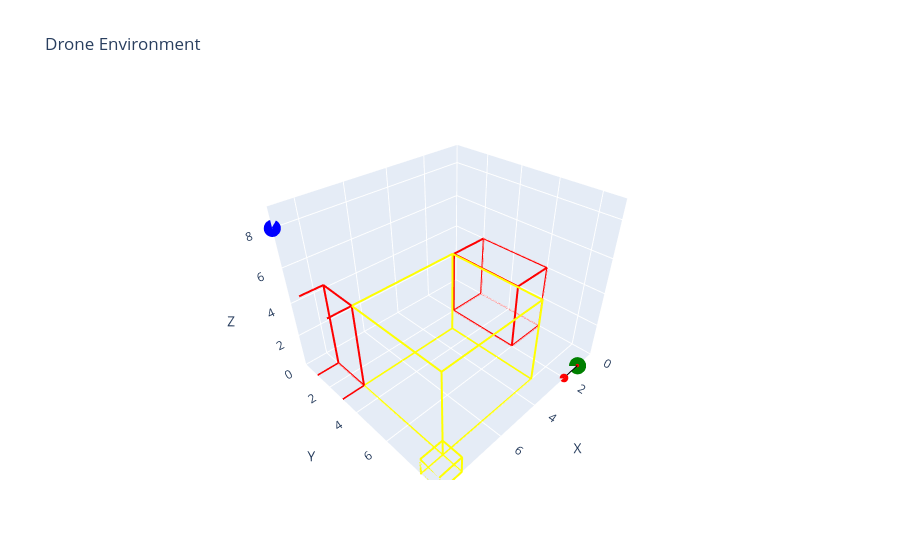
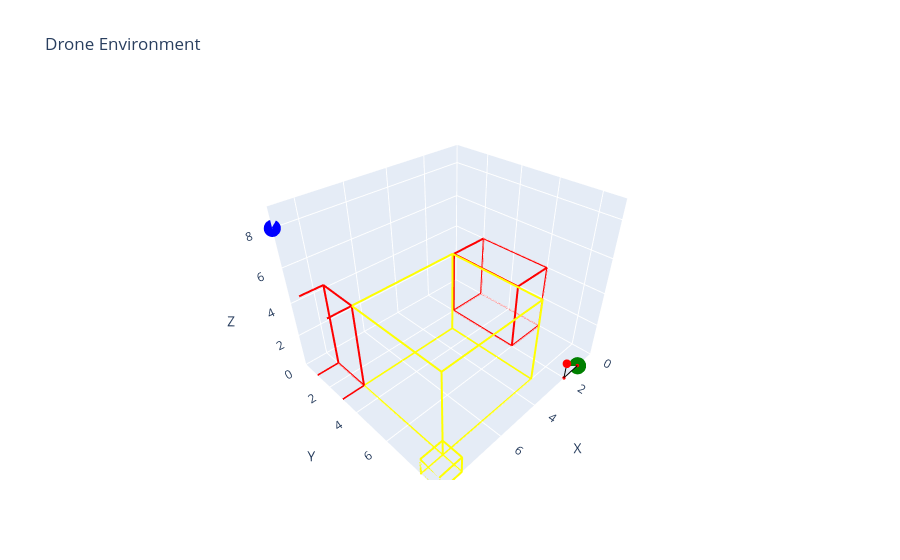
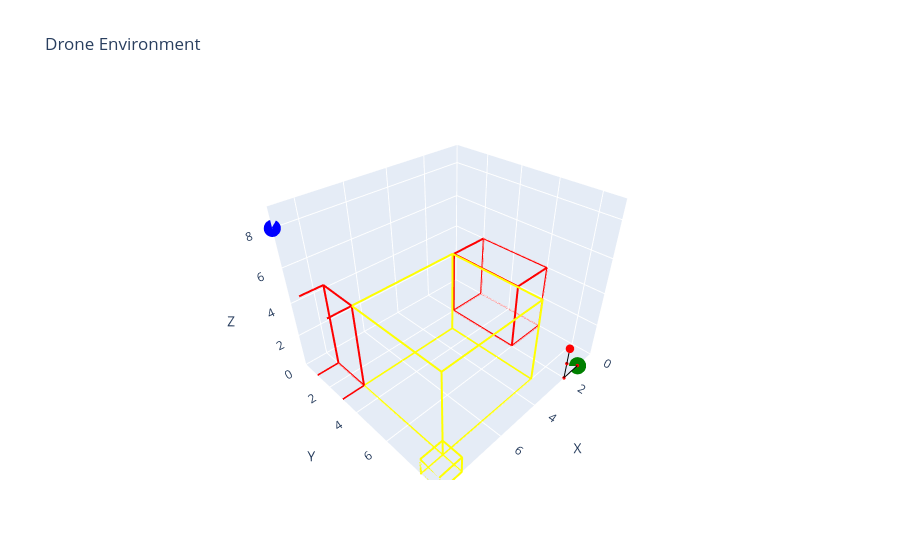
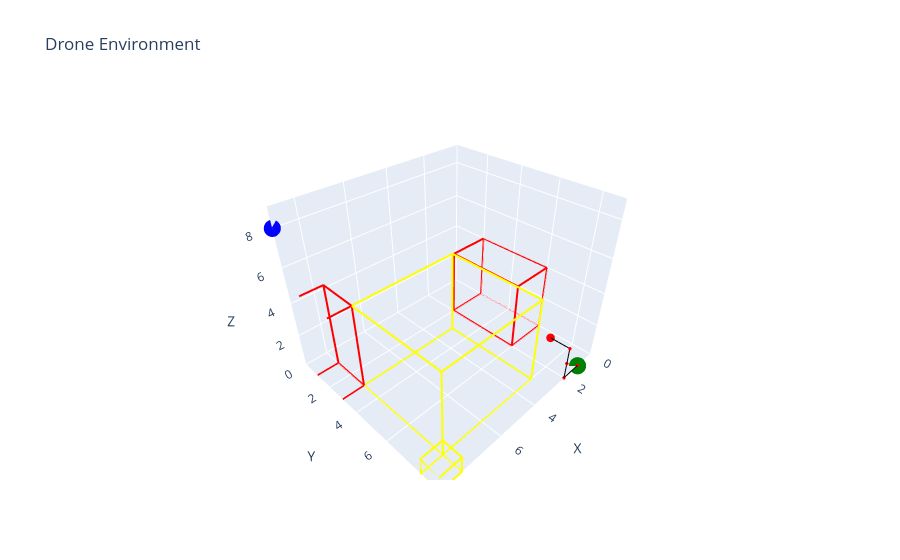

Notebook source saved alongside these figures, in order:
### Code cell
# مكتبة الزمن
import time
# مكتبة الإظهار على كولاب
from IPython.display import clear_output

# إعادة تهيئة البيئة للاختبار
env.reset()
done = False
total_reward = 0

# تحديد الهدف
goal_position = [9, 0, 8]
raw_env = env.unwrapped
raw_env.set_goal(goal_position )
# الحالة الحالية
state=raw_env.position_to_state(goal_position)

# حلقة الاختبار لتقييم أداء الوكيل بعد التدريب
while not done:
    action = np.argmax(q_table[state])  # اختيار أفضل فعل من جدول
    # اتخاذ الفعل واكتساب المكافأة
    state, reward, terminated, truncated, info = env.step(action)
    # الإظهار
    env.render()
    # التوقف لثانية
    time.sleep(1)
    # مسح كل الإظهار
    # clear_output()
    total_reward += reward  # جمع المكافآت خلال الاختبار

    # التحقق مما إذا كانت الحلقة قد انتهت
    if terminated or truncated:
        done = True

### Figure 1 — Plotly figure (JSON) as saved in the notebook; plotly's stock layout.template omitted (floating-point values rounded to 4 significant figures)
{"data": [{"line": {"color": "yellow", "width": 4}, "mode": "lines", "name": "Building", "showlegend": false, "type": "scatter3d", "x": [3, 8, 8, 3], "y": [3, 3, 8, 8], "z": [0, 0, 0, 0]}, {"line": {"color": "yellow", "width": 4}, "mode": "lines", "name": "Building", "showlegend": false, "type": "scatter3d", "x": [3, 8, 8, 3], "y": [3, 3, 8, 8], "z": [5, 5, 5, 5]}, {"line": {"color": "yellow", "width": 4}, "mode": "lines", "name": "Building", "showlegend": false, "type": "scatter3d", "x": [3, 8, 8, 3], "y": [3, 3, 3, 3], "z": [0, 0, 5, 5]}, {"line": {"color": "yellow", "width": 4}, "mode": "lines", "name": "Building", "showlegend": false, "type": "scatter3d", "x": [8, 8, 8, 8], "y": [3, 8, 8, 3], "z": [0, 0, 5, 5]}, {"line": {"color": "yellow", "width": 4}, "mode": "lines", "name": "Building", "showlegend": false, "type": "scatter3d", "x": [8, 3, 3, 8], "y": [8, 8, 8, 8], "z": [0, 0, 5, 5]}, {"line": {"color": "yellow", "width": 4}, "mode": "lines", "name": "Building", "showlegend": false, "type": "scatter3d", "x": [3, 3, 3, 3], "y": [8, 3, 3, 8], "z": [0, 0, 5, 5]}, {"line": {"color": "yellow", "width": 4}, "mode": "lines", "name": "Building", "showlegend": false, "type": "scatter3d", "x": [8, 9, 9, 8], "y": [8, 8, 9, 9], "z": [0, 0, 0, 0]}, {"line": {"color": "yellow", "width": 4}, "mode": "lines", "name": "Building", "showlegend": false, "type": "scatter3d", "x": [8, 9, 9, 8], "y": [8, 8, 9, 9], "z": [1, 1, 1, 1]}, {"line": {"color": "yellow", "width": 4}, "mode": "lines", "name": "Building", "showlegend": false, "type": "scatter3d", "x": [8, 9, 9, 8], "y": [8, 8, 8, 8], "z": [0, 0, 1, 1]}, {"line": {"color": "yellow", "width": 4}, "mode": "lines", "name": "Building", "showlegend": false, "type": "scatter3d", "x": [9, 9, 9, 9], "y": [8, 9, 9, 8], "z": [0, 0, 1, 1]}, {"line": {"color": "yellow", "width": 4}, "mode": "lines", "name": "Building", "showlegend": false, "type": "scatter3d", "x": [9, 8, 8, 9], "y": [9, 9, 9, 9], "z": [0, 0, 1, 1]}, {"line": {"color": "yellow", "width": 4}, "mode": "lines", "name": "Building", "showlegend": false, "type": "scatter3d", "x": [8, 8, 8, 8], "y": [9, 8, 8, 9], "z": [0, 0, 1, 1]}, {"line": {"color": "red", "width": 4}, "mode": "lines", "name": "Building", "showlegend": false, "type": "scatter3d", "x": [0, 2, 2, 0], "y": [2, 2, 6, 6], "z": [0, 0, 0, 0]}, {"line": {"color": "red", "width": 4}, "mode": "lines", "name": "Building", "showlegend": false, "type": "scatter3d", "x": [0, 2, 2, 0], "y": [2, 2, 6, 6], "z": [4, 4, 4, 4]}, {"line": {"color": "red", "width": 4}, "mode": "lines", "name": "Building", "showlegend": false, "type": "scatter3d", "x": [0, 2, 2, 0], "y": [2, 2, 2, 2], "z": [0, 0, 4, 4]}, {"line": {"color": "red", "width": 4}, "mode": "lines", "name": "Building", "showlegend": false, "type": "scatter3d", "x": [2, 2, 2, 2], "y": [2, 6, 6, 2], "z": [0, 0, 4, 4]}, {"line": {"color": "red", "width": 4}, "mode": "lines", "name": "Building", "showlegend": false, "type": "scatter3d", "x": [2, 0, 0, 2], "y": [6, 6, 6, 6], "z": [0, 0, 4, 4]}, {"line": {"color": "red", "width": 4}, "mode": "lines", "name": "Building", "showlegend": false, "type": "scatter3d", "x": [0, 0, 0, 0], "y": [6, 2, 2, 6], "z": [0, 0, 4, 4]}, {"line": {"color": "red", "width": 4}, "mode": "lines", "name": "Building", "showlegend": false, "type": "scatter3d", "x": [8, 10, 10, 8], "y": [1, 1, 3, 3], "z": [0, 0, 0, 0]}, {"line": {"color": "red", "width": 4}, "mode": "lines", "name": "Building", "showlegend": false, "type": "scatter3d", "x": [8, 10, 10, 8], "y": [1, 1, 3, 3], "z": [5, 5, 5, 5]}, {"line": {"color": "red", "width": 4}, "mode": "lines", "name": "Building", "showlegend": false, "type": "scatter3d", "x": [8, 10, 10, 8], "y": [1, 1, 1, 1], "z": [0, 0, 5, 5]}, {"line": {"color": "red", "width": 4}, "mode": "lines", "name": "Building", "showlegend": false, "type": "scatter3d", "x": [10, 10, 10, 10], "y": [1, 3, 3, 1], "z": [0, 0, 5, 5]}, {"line": {"color": "red", "width": 4}, "mode": "lines", "name": "Building", "showlegend": false, "type": "scatter3d", "x": [10, 8, 8, 10], "y": [3, 3, 3, 3], "z": [0, 0, 5, 5]}, {"line": {"color": "red", "width": 4}, "mode": "lines", "name": "Building", "showlegend": false, "type": "scatter3d", "x": [8, 8, 8, 8], "y": [3, 1, 1, 3], "z": [0, 0, 5, 5]}, {"marker": {"color": "green", "size": 10}, "mode": "markers", "name": "Start", "showlegend": false, "type": "scatter3d", "x": [1], "y": [9], "z": [0]}, {"marker": {"color": "blue", "size": 10}, "mode": "markers", "name": "Goal", "showlegend": false, "type": "scatter3d", "x": [9], "y": [0], "z": [8]}, {"line": {"color": "black", "width": 2}, "marker": {"color": "red", "size": 2}, "mode": "lines+markers", "name": "Drone Path", "showlegend": false, "type": "scatter3d", "x": [1, 2], "y": [9, 9], "z": [0, 0]}, {"marker": {"color": "red", "size": 5}, "mode": "markers", "name": "Drone", "showlegend": false, "type": "scatter3d", "x": [2], "y": [9], "z": [0]}], "layout": {"scene": {"domain": {"x": [0, 1], "y": [0, 1]}, "xaxis": {"range": [0, 9], "title": {"text": "X"}}, "yaxis": {"range": [0, 9], "title": {"text": "Y"}}, "zaxis": {"range": [0, 9], "title": {"text": "Z"}}}, "title": {"text": "Drone Environment"}}}

### Figure 2 — Plotly figure (JSON) as saved in the notebook; plotly's stock layout.template omitted (floating-point values rounded to 4 significant figures)
{"data": [{"line": {"color": "yellow", "width": 4}, "mode": "lines", "name": "Building", "showlegend": false, "type": "scatter3d", "x": [3, 8, 8, 3], "y": [3, 3, 8, 8], "z": [0, 0, 0, 0]}, {"line": {"color": "yellow", "width": 4}, "mode": "lines", "name": "Building", "showlegend": false, "type": "scatter3d", "x": [3, 8, 8, 3], "y": [3, 3, 8, 8], "z": [5, 5, 5, 5]}, {"line": {"color": "yellow", "width": 4}, "mode": "lines", "name": "Building", "showlegend": false, "type": "scatter3d", "x": [3, 8, 8, 3], "y": [3, 3, 3, 3], "z": [0, 0, 5, 5]}, {"line": {"color": "yellow", "width": 4}, "mode": "lines", "name": "Building", "showlegend": false, "type": "scatter3d", "x": [8, 8, 8, 8], "y": [3, 8, 8, 3], "z": [0, 0, 5, 5]}, {"line": {"color": "yellow", "width": 4}, "mode": "lines", "name": "Building", "showlegend": false, "type": "scatter3d", "x": [8, 3, 3, 8], "y": [8, 8, 8, 8], "z": [0, 0, 5, 5]}, {"line": {"color": "yellow", "width": 4}, "mode": "lines", "name": "Building", "showlegend": false, "type": "scatter3d", "x": [3, 3, 3, 3], "y": [8, 3, 3, 8], "z": [0, 0, 5, 5]}, {"line": {"color": "yellow", "width": 4}, "mode": "lines", "name": "Building", "showlegend": false, "type": "scatter3d", "x": [8, 9, 9, 8], "y": [8, 8, 9, 9], "z": [0, 0, 0, 0]}, {"line": {"color": "yellow", "width": 4}, "mode": "lines", "name": "Building", "showlegend": false, "type": "scatter3d", "x": [8, 9, 9, 8], "y": [8, 8, 9, 9], "z": [1, 1, 1, 1]}, {"line": {"color": "yellow", "width": 4}, "mode": "lines", "name": "Building", "showlegend": false, "type": "scatter3d", "x": [8, 9, 9, 8], "y": [8, 8, 8, 8], "z": [0, 0, 1, 1]}, {"line": {"color": "yellow", "width": 4}, "mode": "lines", "name": "Building", "showlegend": false, "type": "scatter3d", "x": [9, 9, 9, 9], "y": [8, 9, 9, 8], "z": [0, 0, 1, 1]}, {"line": {"color": "yellow", "width": 4}, "mode": "lines", "name": "Building", "showlegend": false, "type": "scatter3d", "x": [9, 8, 8, 9], "y": [9, 9, 9, 9], "z": [0, 0, 1, 1]}, {"line": {"color": "yellow", "width": 4}, "mode": "lines", "name": "Building", "showlegend": false, "type": "scatter3d", "x": [8, 8, 8, 8], "y": [9, 8, 8, 9], "z": [0, 0, 1, 1]}, {"line": {"color": "red", "width": 4}, "mode": "lines", "name": "Building", "showlegend": false, "type": "scatter3d", "x": [0, 2, 2, 0], "y": [2, 2, 6, 6], "z": [0, 0, 0, 0]}, {"line": {"color": "red", "width": 4}, "mode": "lines", "name": "Building", "showlegend": false, "type": "scatter3d", "x": [0, 2, 2, 0], "y": [2, 2, 6, 6], "z": [4, 4, 4, 4]}, {"line": {"color": "red", "width": 4}, "mode": "lines", "name": "Building", "showlegend": false, "type": "scatter3d", "x": [0, 2, 2, 0], "y": [2, 2, 2, 2], "z": [0, 0, 4, 4]}, {"line": {"color": "red", "width": 4}, "mode": "lines", "name": "Building", "showlegend": false, "type": "scatter3d", "x": [2, 2, 2, 2], "y": [2, 6, 6, 2], "z": [0, 0, 4, 4]}, {"line": {"color": "red", "width": 4}, "mode": "lines", "name": "Building", "showlegend": false, "type": "scatter3d", "x": [2, 0, 0, 2], "y": [6, 6, 6, 6], "z": [0, 0, 4, 4]}, {"line": {"color": "red", "width": 4}, "mode": "lines", "name": "Building", "showlegend": false, "type": "scatter3d", "x": [0, 0, 0, 0], "y": [6, 2, 2, 6], "z": [0, 0, 4, 4]}, {"line": {"color": "red", "width": 4}, "mode": "lines", "name": "Building", "showlegend": false, "type": "scatter3d", "x": [8, 10, 10, 8], "y": [1, 1, 3, 3], "z": [0, 0, 0, 0]}, {"line": {"color": "red", "width": 4}, "mode": "lines", "name": "Building", "showlegend": false, "type": "scatter3d", "x": [8, 10, 10, 8], "y": [1, 1, 3, 3], "z": [5, 5, 5, 5]}, {"line": {"color": "red", "width": 4}, "mode": "lines", "name": "Building", "showlegend": false, "type": "scatter3d", "x": [8, 10, 10, 8], "y": [1, 1, 1, 1], "z": [0, 0, 5, 5]}, {"line": {"color": "red", "width": 4}, "mode": "lines", "name": "Building", "showlegend": false, "type": "scatter3d", "x": [10, 10, 10, 10], "y": [1, 3, 3, 1], "z": [0, 0, 5, 5]}, {"line": {"color": "red", "width": 4}, "mode": "lines", "name": "Building", "showlegend": false, "type": "scatter3d", "x": [10, 8, 8, 10], "y": [3, 3, 3, 3], "z": [0, 0, 5, 5]}, {"line": {"color": "red", "width": 4}, "mode": "lines", "name": "Building", "showlegend": false, "type": "scatter3d", "x": [8, 8, 8, 8], "y": [3, 1, 1, 3], "z": [0, 0, 5, 5]}, {"marker": {"color": "green", "size": 10}, "mode": "markers", "name": "Start", "showlegend": false, "type": "scatter3d", "x": [1], "y": [9], "z": [0]}, {"marker": {"color": "blue", "size": 10}, "mode": "markers", "name": "Goal", "showlegend": false, "type": "scatter3d", "x": [9], "y": [0], "z": [8]}, {"line": {"color": "black", "width": 2}, "marker": {"color": "red", "size": 2}, "mode": "lines+markers", "name": "Drone Path", "showlegend": false, "type": "scatter3d", "x": [1, 2, 2], "y": [9, 9, 9], "z": [0, 0, 1]}, {"marker": {"color": "red", "size": 5}, "mode": "markers", "name": "Drone", "showlegend": false, "type": "scatter3d", "x": [2], "y": [9], "z": [1]}], "layout": {"scene": {"domain": {"x": [0, 1], "y": [0, 1]}, "xaxis": {"range": [0, 9], "title": {"text": "X"}}, "yaxis": {"range": [0, 9], "title": {"text": "Y"}}, "zaxis": {"range": [0, 9], "title": {"text": "Z"}}}, "title": {"text": "Drone Environment"}}}

### Figure 3 — Plotly figure (JSON) as saved in the notebook; plotly's stock layout.template omitted (floating-point values rounded to 4 significant figures)
{"data": [{"line": {"color": "yellow", "width": 4}, "mode": "lines", "name": "Building", "showlegend": false, "type": "scatter3d", "x": [3, 8, 8, 3], "y": [3, 3, 8, 8], "z": [0, 0, 0, 0]}, {"line": {"color": "yellow", "width": 4}, "mode": "lines", "name": "Building", "showlegend": false, "type": "scatter3d", "x": [3, 8, 8, 3], "y": [3, 3, 8, 8], "z": [5, 5, 5, 5]}, {"line": {"color": "yellow", "width": 4}, "mode": "lines", "name": "Building", "showlegend": false, "type": "scatter3d", "x": [3, 8, 8, 3], "y": [3, 3, 3, 3], "z": [0, 0, 5, 5]}, {"line": {"color": "yellow", "width": 4}, "mode": "lines", "name": "Building", "showlegend": false, "type": "scatter3d", "x": [8, 8, 8, 8], "y": [3, 8, 8, 3], "z": [0, 0, 5, 5]}, {"line": {"color": "yellow", "width": 4}, "mode": "lines", "name": "Building", "showlegend": false, "type": "scatter3d", "x": [8, 3, 3, 8], "y": [8, 8, 8, 8], "z": [0, 0, 5, 5]}, {"line": {"color": "yellow", "width": 4}, "mode": "lines", "name": "Building", "showlegend": false, "type": "scatter3d", "x": [3, 3, 3, 3], "y": [8, 3, 3, 8], "z": [0, 0, 5, 5]}, {"line": {"color": "yellow", "width": 4}, "mode": "lines", "name": "Building", "showlegend": false, "type": "scatter3d", "x": [8, 9, 9, 8], "y": [8, 8, 9, 9], "z": [0, 0, 0, 0]}, {"line": {"color": "yellow", "width": 4}, "mode": "lines", "name": "Building", "showlegend": false, "type": "scatter3d", "x": [8, 9, 9, 8], "y": [8, 8, 9, 9], "z": [1, 1, 1, 1]}, {"line": {"color": "yellow", "width": 4}, "mode": "lines", "name": "Building", "showlegend": false, "type": "scatter3d", "x": [8, 9, 9, 8], "y": [8, 8, 8, 8], "z": [0, 0, 1, 1]}, {"line": {"color": "yellow", "width": 4}, "mode": "lines", "name": "Building", "showlegend": false, "type": "scatter3d", "x": [9, 9, 9, 9], "y": [8, 9, 9, 8], "z": [0, 0, 1, 1]}, {"line": {"color": "yellow", "width": 4}, "mode": "lines", "name": "Building", "showlegend": false, "type": "scatter3d", "x": [9, 8, 8, 9], "y": [9, 9, 9, 9], "z": [0, 0, 1, 1]}, {"line": {"color": "yellow", "width": 4}, "mode": "lines", "name": "Building", "showlegend": false, "type": "scatter3d", "x": [8, 8, 8, 8], "y": [9, 8, 8, 9], "z": [0, 0, 1, 1]}, {"line": {"color": "red", "width": 4}, "mode": "lines", "name": "Building", "showlegend": false, "type": "scatter3d", "x": [0, 2, 2, 0], "y": [2, 2, 6, 6], "z": [0, 0, 0, 0]}, {"line": {"color": "red", "width": 4}, "mode": "lines", "name": "Building", "showlegend": false, "type": "scatter3d", "x": [0, 2, 2, 0], "y": [2, 2, 6, 6], "z": [4, 4, 4, 4]}, {"line": {"color": "red", "width": 4}, "mode": "lines", "name": "Building", "showlegend": false, "type": "scatter3d", "x": [0, 2, 2, 0], "y": [2, 2, 2, 2], "z": [0, 0, 4, 4]}, {"line": {"color": "red", "width": 4}, "mode": "lines", "name": "Building", "showlegend": false, "type": "scatter3d", "x": [2, 2, 2, 2], "y": [2, 6, 6, 2], "z": [0, 0, 4, 4]}, {"line": {"color": "red", "width": 4}, "mode": "lines", "name": "Building", "showlegend": false, "type": "scatter3d", "x": [2, 0, 0, 2], "y": [6, 6, 6, 6], "z": [0, 0, 4, 4]}, {"line": {"color": "red", "width": 4}, "mode": "lines", "name": "Building", "showlegend": false, "type": "scatter3d", "x": [0, 0, 0, 0], "y": [6, 2, 2, 6], "z": [0, 0, 4, 4]}, {"line": {"color": "red", "width": 4}, "mode": "lines", "name": "Building", "showlegend": false, "type": "scatter3d", "x": [8, 10, 10, 8], "y": [1, 1, 3, 3], "z": [0, 0, 0, 0]}, {"line": {"color": "red", "width": 4}, "mode": "lines", "name": "Building", "showlegend": false, "type": "scatter3d", "x": [8, 10, 10, 8], "y": [1, 1, 3, 3], "z": [5, 5, 5, 5]}, {"line": {"color": "red", "width": 4}, "mode": "lines", "name": "Building", "showlegend": false, "type": "scatter3d", "x": [8, 10, 10, 8], "y": [1, 1, 1, 1], "z": [0, 0, 5, 5]}, {"line": {"color": "red", "width": 4}, "mode": "lines", "name": "Building", "showlegend": false, "type": "scatter3d", "x": [10, 10, 10, 10], "y": [1, 3, 3, 1], "z": [0, 0, 5, 5]}, {"line": {"color": "red", "width": 4}, "mode": "lines", "name": "Building", "showlegend": false, "type": "scatter3d", "x": [10, 8, 8, 10], "y": [3, 3, 3, 3], "z": [0, 0, 5, 5]}, {"line": {"color": "red", "width": 4}, "mode": "lines", "name": "Building", "showlegend": false, "type": "scatter3d", "x": [8, 8, 8, 8], "y": [3, 1, 1, 3], "z": [0, 0, 5, 5]}, {"marker": {"color": "green", "size": 10}, "mode": "markers", "name": "Start", "showlegend": false, "type": "scatter3d", "x": [1], "y": [9], "z": [0]}, {"marker": {"color": "blue", "size": 10}, "mode": "markers", "name": "Goal", "showlegend": false, "type": "scatter3d", "x": [9], "y": [0], "z": [8]}, {"line": {"color": "black", "width": 2}, "marker": {"color": "red", "size": 2}, "mode": "lines+markers", "name": "Drone Path", "showlegend": false, "type": "scatter3d", "x": [1, 2, 2, 2], "y": [9, 9, 9, 9], "z": [0, 0, 1, 2]}, {"marker": {"color": "red", "size": 5}, "mode": "markers", "name": "Drone", "showlegend": false, "type": "scatter3d", "x": [2], "y": [9], "z": [2]}], "layout": {"scene": {"domain": {"x": [0, 1], "y": [0, 1]}, "xaxis": {"range": [0, 9], "title": {"text": "X"}}, "yaxis": {"range": [0, 9], "title": {"text": "Y"}}, "zaxis": {"range": [0, 9], "title": {"text": "Z"}}}, "title": {"text": "Drone Environment"}}}

### Figure 4 — Plotly figure (JSON) as saved in the notebook; plotly's stock layout.template omitted (floating-point values rounded to 4 significant figures)
{"data": [{"line": {"color": "yellow", "width": 4}, "mode": "lines", "name": "Building", "showlegend": false, "type": "scatter3d", "x": [3, 8, 8, 3], "y": [3, 3, 8, 8], "z": [0, 0, 0, 0]}, {"line": {"color": "yellow", "width": 4}, "mode": "lines", "name": "Building", "showlegend": false, "type": "scatter3d", "x": [3, 8, 8, 3], "y": [3, 3, 8, 8], "z": [5, 5, 5, 5]}, {"line": {"color": "yellow", "width": 4}, "mode": "lines", "name": "Building", "showlegend": false, "type": "scatter3d", "x": [3, 8, 8, 3], "y": [3, 3, 3, 3], "z": [0, 0, 5, 5]}, {"line": {"color": "yellow", "width": 4}, "mode": "lines", "name": "Building", "showlegend": false, "type": "scatter3d", "x": [8, 8, 8, 8], "y": [3, 8, 8, 3], "z": [0, 0, 5, 5]}, {"line": {"color": "yellow", "width": 4}, "mode": "lines", "name": "Building", "showlegend": false, "type": "scatter3d", "x": [8, 3, 3, 8], "y": [8, 8, 8, 8], "z": [0, 0, 5, 5]}, {"line": {"color": "yellow", "width": 4}, "mode": "lines", "name": "Building", "showlegend": false, "type": "scatter3d", "x": [3, 3, 3, 3], "y": [8, 3, 3, 8], "z": [0, 0, 5, 5]}, {"line": {"color": "yellow", "width": 4}, "mode": "lines", "name": "Building", "showlegend": false, "type": "scatter3d", "x": [8, 9, 9, 8], "y": [8, 8, 9, 9], "z": [0, 0, 0, 0]}, {"line": {"color": "yellow", "width": 4}, "mode": "lines", "name": "Building", "showlegend": false, "type": "scatter3d", "x": [8, 9, 9, 8], "y": [8, 8, 9, 9], "z": [1, 1, 1, 1]}, {"line": {"color": "yellow", "width": 4}, "mode": "lines", "name": "Building", "showlegend": false, "type": "scatter3d", "x": [8, 9, 9, 8], "y": [8, 8, 8, 8], "z": [0, 0, 1, 1]}, {"line": {"color": "yellow", "width": 4}, "mode": "lines", "name": "Building", "showlegend": false, "type": "scatter3d", "x": [9, 9, 9, 9], "y": [8, 9, 9, 8], "z": [0, 0, 1, 1]}, {"line": {"color": "yellow", "width": 4}, "mode": "lines", "name": "Building", "showlegend": false, "type": "scatter3d", "x": [9, 8, 8, 9], "y": [9, 9, 9, 9], "z": [0, 0, 1, 1]}, {"line": {"color": "yellow", "width": 4}, "mode": "lines", "name": "Building", "showlegend": false, "type": "scatter3d", "x": [8, 8, 8, 8], "y": [9, 8, 8, 9], "z": [0, 0, 1, 1]}, {"line": {"color": "red", "width": 4}, "mode": "lines", "name": "Building", "showlegend": false, "type": "scatter3d", "x": [0, 2, 2, 0], "y": [2, 2, 6, 6], "z": [0, 0, 0, 0]}, {"line": {"color": "red", "width": 4}, "mode": "lines", "name": "Building", "showlegend": false, "type": "scatter3d", "x": [0, 2, 2, 0], "y": [2, 2, 6, 6], "z": [4, 4, 4, 4]}, {"line": {"color": "red", "width": 4}, "mode": "lines", "name": "Building", "showlegend": false, "type": "scatter3d", "x": [0, 2, 2, 0], "y": [2, 2, 2, 2], "z": [0, 0, 4, 4]}, {"line": {"color": "red", "width": 4}, "mode": "lines", "name": "Building", "showlegend": false, "type": "scatter3d", "x": [2, 2, 2, 2], "y": [2, 6, 6, 2], "z": [0, 0, 4, 4]}, {"line": {"color": "red", "width": 4}, "mode": "lines", "name": "Building", "showlegend": false, "type": "scatter3d", "x": [2, 0, 0, 2], "y": [6, 6, 6, 6], "z": [0, 0, 4, 4]}, {"line": {"color": "red", "width": 4}, "mode": "lines", "name": "Building", "showlegend": false, "type": "scatter3d", "x": [0, 0, 0, 0], "y": [6, 2, 2, 6], "z": [0, 0, 4, 4]}, {"line": {"color": "red", "width": 4}, "mode": "lines", "name": "Building", "showlegend": false, "type": "scatter3d", "x": [8, 10, 10, 8], "y": [1, 1, 3, 3], "z": [0, 0, 0, 0]}, {"line": {"color": "red", "width": 4}, "mode": "lines", "name": "Building", "showlegend": false, "type": "scatter3d", "x": [8, 10, 10, 8], "y": [1, 1, 3, 3], "z": [5, 5, 5, 5]}, {"line": {"color": "red", "width": 4}, "mode": "lines", "name": "Building", "showlegend": false, "type": "scatter3d", "x": [8, 10, 10, 8], "y": [1, 1, 1, 1], "z": [0, 0, 5, 5]}, {"line": {"color": "red", "width": 4}, "mode": "lines", "name": "Building", "showlegend": false, "type": "scatter3d", "x": [10, 10, 10, 10], "y": [1, 3, 3, 1], "z": [0, 0, 5, 5]}, {"line": {"color": "red", "width": 4}, "mode": "lines", "name": "Building", "showlegend": false, "type": "scatter3d", "x": [10, 8, 8, 10], "y": [3, 3, 3, 3], "z": [0, 0, 5, 5]}, {"line": {"color": "red", "width": 4}, "mode": "lines", "name": "Building", "showlegend": false, "type": "scatter3d", "x": [8, 8, 8, 8], "y": [3, 1, 1, 3], "z": [0, 0, 5, 5]}, {"marker": {"color": "green", "size": 10}, "mode": "markers", "name": "Start", "showlegend": false, "type": "scatter3d", "x": [1], "y": [9], "z": [0]}, {"marker": {"color": "blue", "size": 10}, "mode": "markers", "name": "Goal", "showlegend": false, "type": "scatter3d", "x": [9], "y": [0], "z": [8]}, {"line": {"color": "black", "width": 2}, "marker": {"color": "red", "size": 2}, "mode": "lines+markers", "name": "Drone Path", "showlegend": false, "type": "scatter3d", "x": [1, 2, 2, 2, 2], "y": [9, 9, 9, 9, 8], "z": [0, 0, 1, 2, 2]}, {"marker": {"color": "red", "size": 5}, "mode": "markers", "name": "Drone", "showlegend": false, "type": "scatter3d", "x": [2], "y": [8], "z": [2]}], "layout": {"scene": {"domain": {"x": [0, 1], "y": [0, 1]}, "xaxis": {"range": [0, 9], "title": {"text": "X"}}, "yaxis": {"range": [0, 9], "title": {"text": "Y"}}, "zaxis": {"range": [0, 9], "title": {"text": "Z"}}}, "title": {"text": "Drone Environment"}}}
